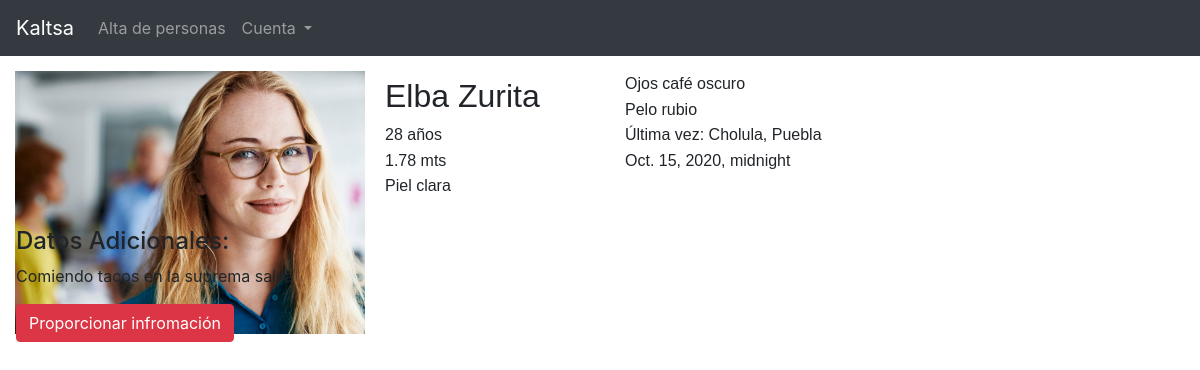
/perfil/16, run on the app's committed database.
### kaltsapp/models.py (models this page shows, shortened)
class MissingPerson(models.Model):
    TYPE_I = "Piel muy clara o blanca"
    TYPE_II = "Piel clara"
    TYPE_III = "Piel clara intermedia"
    TYPE_IV = "Piel morena o media"
    TYPE_V = "Piel oscura o marrón"
    TYPE_VI = "Piel muy oscura o negra"
    SKIN_COLOR_CHOICES = [
        (TYPE_I, "Piel muy clara o blanca"),
        (TYPE_II, "Piel clara"),
        (TYPE_III, "Piel clara intermedia"),
        (TYPE_IV, "Piel morena o media"),
        (TYPE_V, "Piel oscura o marrón"),
        (TYPE_VI, "Piel muy oscura o negra"),
    ]
    MALE = "Masculino"
    FEMALE = "Female"
    GENDER_CHOICES = [
        (MALE, "Masculino"),
        (FEMALE, "Female"),
    ]
    full_name = models.CharField(max_length=200, null=True)
    age = models.IntegerField(null=True)
    gender = models.CharField(max_length=100, choices=GENDER_CHOICES, default = "Género", null=True)
    height = models.FloatField(null=True)
    hair_color = models.CharField(max_length=200, null=True)
    skin_color = models.CharField(max_length=100, choices=SKIN_COLOR_CHOICES, default="Color de piel")
    eye_color = models.CharField(max_length=50, null=True)
    unique_characteristics = models.CharField(max_length=300, null=True)
    person_image = models.ImageField(default="default.png", null=True, blank=True)
    state = models.ForeignKey(State, on_delete=models.SET_NULL, null=True)
    municipio = models.ForeignKey(Municipio, on_delete=models.SET_NULL, null=True)
    last_seen_in = models.CharField(max_length=300, null=True)
    date_and_time = models.DateTimeField(auto_now_add=False, null=True)
    additional_info = models.CharField(max_length=200)

### kaltsapp/views.py (the view)
# urls.py: path('perfil/', views.perfilUsuario, name="perfilUsuario"),
def perfil(request, pk):
    profile = MissingPerson.objects.get(id=pk)
    context = {'profile': profile}
    return render(request, "files/profile.html", context)

### kaltsapp/templates/files/profile.html (shortened to what this page needs)
{% extends 'files/layout.html' %}
{% load static %}
{% block content %}
<div class="wrapper">
  <img src="{{profile.person_image.url}}" id="missing_person_img">
  <h2 class="imp">{{profile.full_name}}</h2>
  <p class="imp">
    <span class="profile-data">{{profile.age}} años</span>
    <br>
    <span class="profile-data">{{profile.height}} mts</span>
    <br>
    <span class="profile-data">{{profile.skin_color}}</span>
    <br>
    <span class="profile-data">Ojos {{profile.eye_color}}</span>
    <br>
    <span class="profile-data">Pelo {{profile.hair_color}}</span>
    <br>
    <span class="profile-data">Última vez: {{profile.last_seen_in}}</span>
    <br>
    <span class="profile-data">{{profile.date_and_time}}</span>
    <br>
  </p>
</div>
<div class="ml-3" id="datos-adcionales">
  <h4>Datos Adicionales:</h4>
    <p>{{profile.additional_info}}</p>
    <a href="{% url 'pista' profile.full_name profile.id %}" class="btn btn-danger">Proporcionar infromación</a>
  </div>
{% endblock %}

### static/css/layout.css (style rules this page uses)
.wrapper { column-count: 2; column-gap: 50px; padding: 15px; }
.imp { line-height: 1.6; font-family: Helvetica; text-align: justify; margin: 0; }
#missing_person_img { float: left; width: 350px; shape-margin:20px; margin-right: 20px; margin-bottom: 20px; }

### data on the page
MissingPerson: person_image (picture), full_name "Elba Zurita", age "28", height "1.78", skin_color "Piel clara", eye_color "café oscuro", hair_color "rubio", last_seen_in "Cholula, Puebla", date_and_time "Oct. 15, 2020, midnight", additional_info "Comiendo tacos en la suprema salsa"
